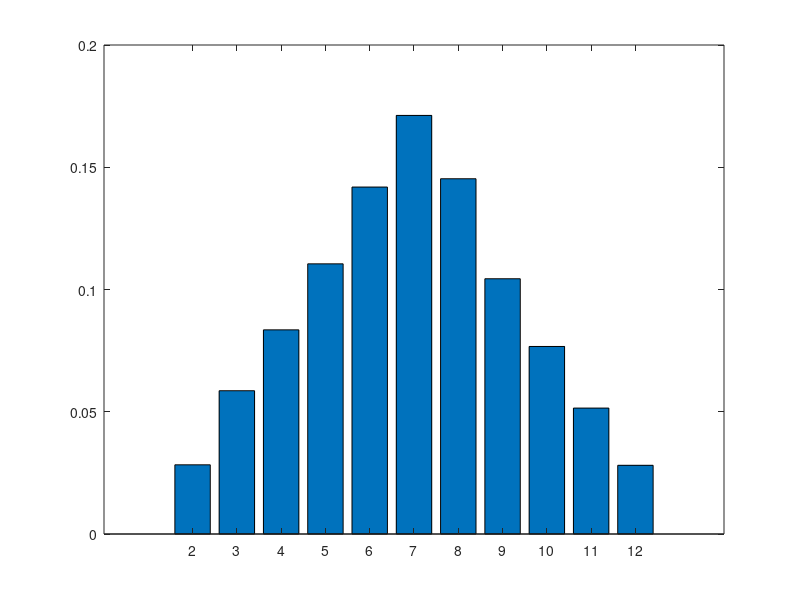

Here is the MATLAB script that generated this plot: (Note: this script raises an error after producing the figure.)
tiradas = 10000;

x = randi(6,tiradas,2);

sx = sum(x,2);
c = 2:12;

n = hist(sx,c)'
Pro = n/tiradas

bar(c,Pro)

%%

Pro = zeros(1,12);

for k=2:12
    
Pro(k) = sum(sx==k)/tiradas;

end

plot(1:12,f,'o');
Pro'

%%

pun = rand(1000000,2);
xx = pun(:,1);
yy = pun(:,2);

plot(xx,yy,'.')
axis equal
xlim([0 1]);
ylim([0 1]);

rad2 = xx.^2 + yy.^2;

sum(rad2<1)/length(pun)

%%
Ec = 1;

s =  randi(2,10,1) - 1.5;                                                                                                                                                                                                                                                                                                                    
ins = abs(diff(s));
Ec*sum(ins)-Ec*sum(~ins)